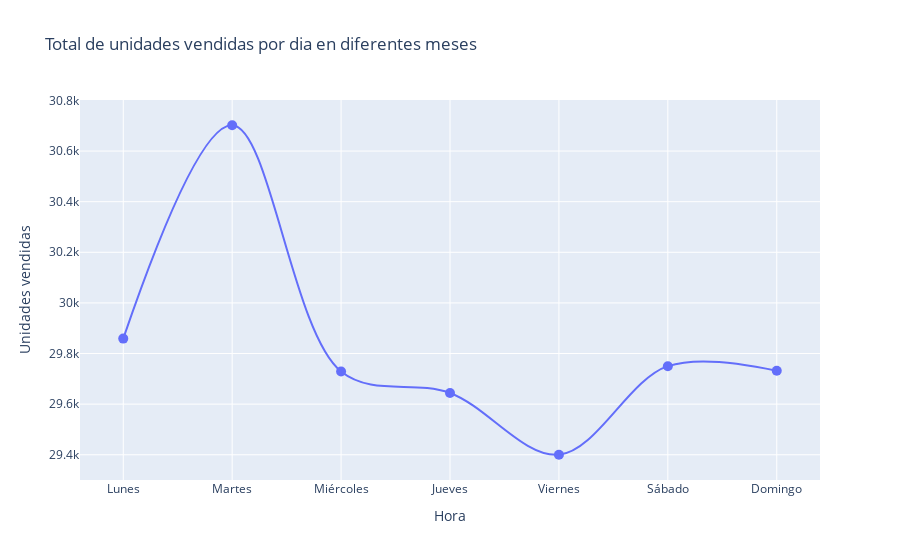

This figure's notebook cell:
### Markdown cell above
¿Cómo varían las ventas a lo largo de los diferentes días de la semana?

### Code cell
# Crear un objeto figura para el gráfico
fig = go.Figure()

# Iterar sobre la lista de datos y agregar cada mes al objeto figura 'fig'
fig.add_trace(go.Scatter(
    x=dias_semana,  # Eje X: Horas del día
    y=total_pordia_pormes,  # Eje Y: Datos de ventas por hora para este mes
    mode='lines+markers',  # Tipo de gráfico: líneas
    name=mes,  # Etiqueta para la leyenda del gráfico
    line=dict(width=2, shape='spline'),  # Configuración de las líneas del gráfico
    marker=dict(size=10)  # Configuración de las marcas del gráfico
))

# Configurar los ejes y los títulos del gráfico
fig.update_layout(
    title="Total de unidades vendidas por dia en diferentes meses",  # Título del gráfico
    xaxis=dict(title="Hora", tickvals=Horas),  # Configuración del eje X
    yaxis=dict(title="Unidades vendidas", side="left"),  # Configuración del eje Y
    legend=dict(y=0.3, yanchor='bottom'),  # Configuración de la leyenda
)

# Mostrar el gráfico
fig.show()

### Figure 1 — Plotly figure (JSON) as saved in the notebook; plotly's stock layout.template omitted (floating-point values rounded to 4 significant figures)
{"data": [{"line": {"shape": "spline", "width": 2}, "marker": {"size": 10}, "mode": "lines+markers", "name": "Diciembre", "type": "scatter", "x": ["Lunes", "Martes", "Miércoles", "Jueves", "Viernes", "Sábado", "Domingo"], "y": [29859, 30702, 29729, 29644, 29400, 29750, 29732]}], "layout": {"legend": {"y": 0.3, "yanchor": "bottom"}, "title": {"text": "Total de unidades vendidas por dia en diferentes meses"}, "xaxis": {"tickvals": [0, 1, 2, 3, 4, 5, 6, 7, 8, 9, 10, 11, 12, 13, 14, 15, 16, 17, 18, 19, 20, 21, 22, 23], "title": {"text": "Hora"}}, "yaxis": {"side": "left", "title": {"text": "Unidades vendidas"}}}}
